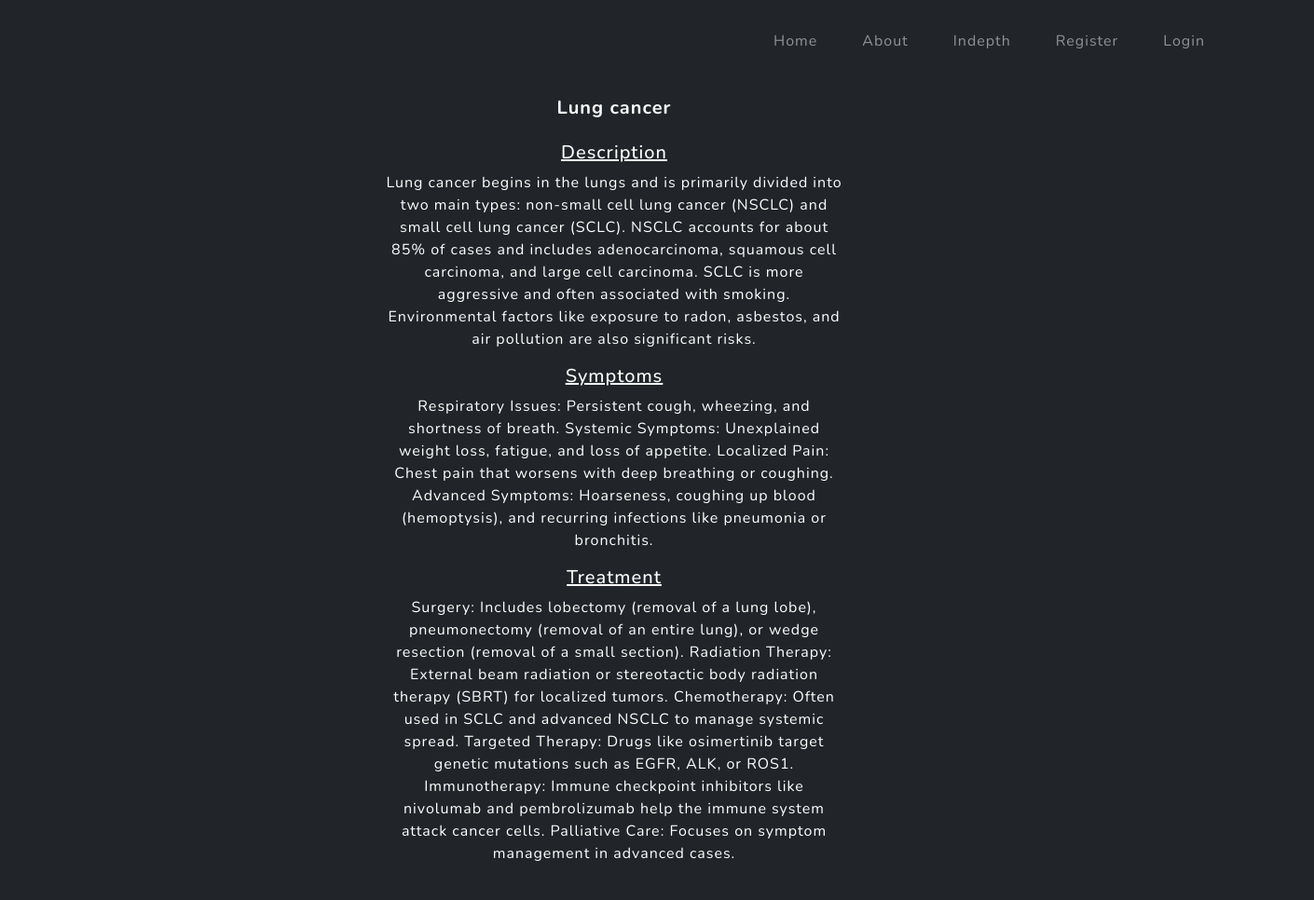
The app's page /cancer/2 (upper part), older data.
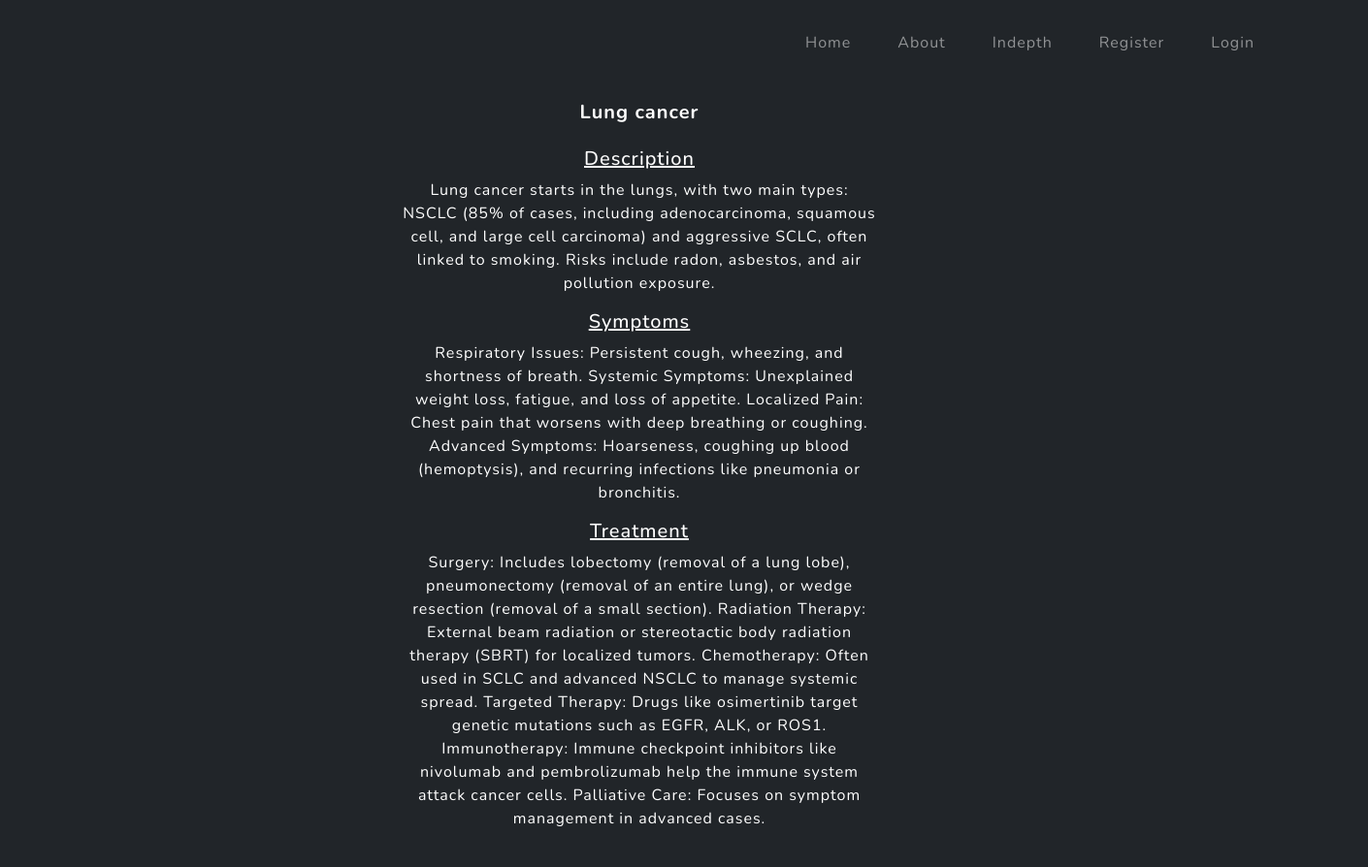
The same page, newer data.
### Neoplasm/models.py (models this page shows, shortened)
class Cancer(models.Model):
    type_of_cancer = models.CharField(max_length=35)
    description = models.CharField(max_length=3000)
    symptoms = models.CharField(max_length=5000)
    treatment = models.CharField(max_length=5000)

### Neoplasm/views.py (the view)
# urls.py: path('cancer/<int:pk>', views.disease, name='disease'),
def disease(request,pk):
    cancer= Cancer.objects.get(id=pk)
    return render(request,'disease.html',{'cancer':cancer})

### Neoplasm/templates/disease.html (shortened to what this page needs)
{% extends 'base.html' %}
{% load static %}
{% block content%}
<div class=" container_disease bg-dark" >
<br/>
<div class="mx-auto p-2 text-white" style="width: 1000px;">
    <div class="row g-0">
        <div class="col-md-6">
        <div class="card-body">
            <center id="disease">
                <br/><br/><br/>
            <h5 class="card-title"><b>{{ cancer.type_of_cancer}}</b></h5>
            <br/>
            <h5> <u>Description</u></h5>
            <p class="card-text">{{ cancer.description}}</p>
            <h5> <u>Symptoms</u></h5>
            <p class="card-text">{{cancer.symptoms}}</p>
            <h5> <u>Treatment</u></h5>
            <p class="card-text">{{cancer.treatment}}</p>
            <br/>
            </center>
        </div>
        </div>
    </div>
    </div>
</div>
{% endblock %}

Row changes from the older to the newer data that the page shows:
changed Cancer "Lung cancer": description "Lung cancer begins in the lungs and is primarily divided into two main types: non-small cell lung cancer (NSCLC) and small cell lung cancer (SCLC). NSCLC accounts for about 85% of cases and includes adenocarcinoma, squamous cell carcinoma, and large cell carcinoma. SCLC is more aggressive and often associated with smoking. Environmental factors like exposure to radon, asbestos, and air pollution are also significant risks." → "Lung cancer starts in the lungs, with two main types: NSCLC (85% of cases, including adenocarcinoma, squamous cell, and large cell carcinoma) and aggressive SCLC, often linked to smoking. Risks include radon, asbestos, and air pollution exposure."
